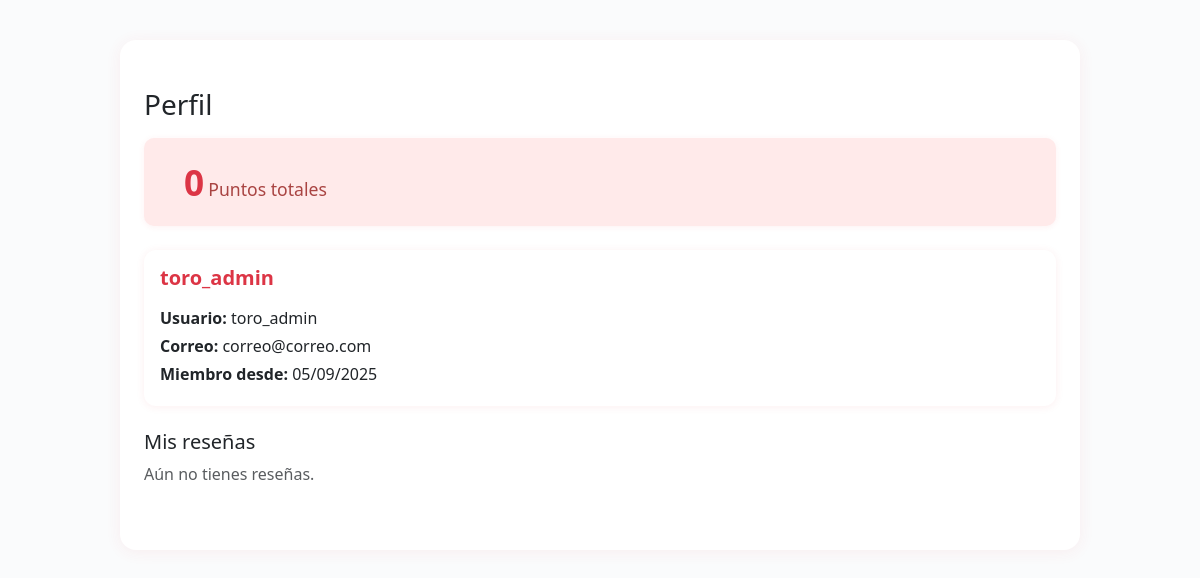
/accounts/profile/ (signed in), run on an earlier commit of the app's database.
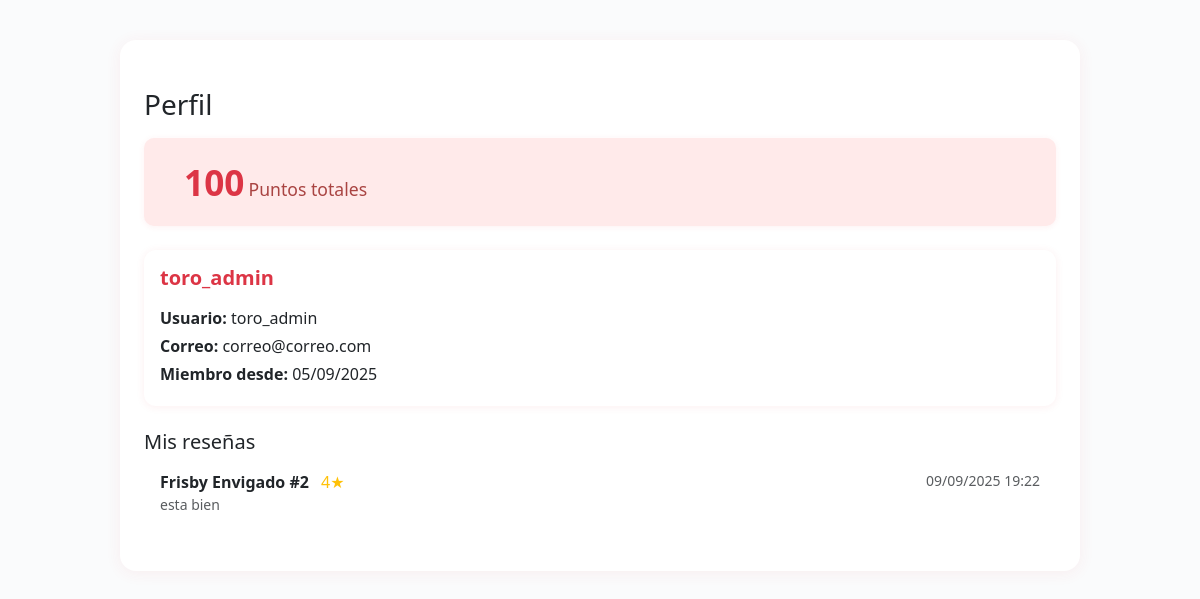
And on a later commit of the database.
### appdely/models.py (models this page shows, shortened)
class Review(models.Model):
    business = models.ForeignKey(Business, on_delete=models.CASCADE)
    user = models.ForeignKey(settings.AUTH_USER_MODEL, on_delete=models.CASCADE)
    rating = models.PositiveSmallIntegerField()  # 1–5
    comment = models.TextField(blank=True, null=True)
    date = models.DateTimeField(auto_now_add=True)
    reply = models.TextField(blank=True, null=True)
    updated_at = models.DateTimeField(auto_now=True)
    reports = models.IntegerField(default=0)

class Business(models.Model):
    business_name = models.CharField(max_length=50)
    address = models.CharField(max_length=100)
    description = models.TextField()
    phone_number = models.CharField(max_length=30)
    email = models.CharField(max_length=50)
    status = models.BooleanField(default=True)
    created_at = models.DateTimeField(auto_now_add=True)
    updated_at = models.DateTimeField(auto_now=True)
    business_type = models.ForeignKey(BusinessType, on_delete=models.CASCADE)
    image_url = models.CharField(max_length=100, blank=True, null=True)

### accounts/views.py (the view)
# urls.py: path('profile/', views.profile, name='profile'),
@login_required
def profile(request):
    user = request.user
    user_reviews = []
    total_points = 0
    try:
        from appdely.models import Review, Point
        user_reviews = Review.objects.filter(user=user).select_related('business').order_by('-date')[:10]
        earned = Point.objects.filter(user=user, movement_type='earn').aggregate(models.Sum('amount'))['amount__sum'] or 0
        redeemed = Point.objects.filter(user=user, movement_type='redeem').aggregate(models.Sum('amount'))['amount__sum'] or 0
        total_points = earned - redeemed
    except Exception:
        pass
    return render(request, 'accounts/profile.html', {
        'user': user,
        'user_reviews': user_reviews,
        'total_points': total_points
    })

### accounts/templates/accounts/profile.html (shortened to what this page needs)
{% load static %}
<!DOCTYPE html>
<html lang="es">
<head>
  <link href="https://cdn.jsdelivr.net/npm/bootstrap@5.3.0/dist/css/bootstrap.min.css" rel="stylesheet">
  <link rel="stylesheet" href="{% static 'accounts/css/profile.css' %}">
</head>
<body>
  <div class="container py-5" style="max-width:960px;">
    <h1 class="h3 mb-3">Perfil</h1>
    <div class="points-box">
      <div>
        <span class="points-value">{{ total_points }}</span>
        <span class="points-label">Puntos totales</span>
      </div>
    </div>
    <div class="card mb-4">
      <div class="card-body">
        <h5 class="card-title mb-3">{{ user.get_full_name|default:user.username }}</h5>
        <p class="mb-1"><strong>Usuario:</strong> {{ user.username }}</p>
        <p class="mb-1"><strong>Correo:</strong> {{ user.email|default:"—" }}</p>
        <p class="mb-1"><strong>Miembro desde:</strong> {{ user.date_joined|date:"d/m/Y" }}</p>
      </div>
    </div>
    <h5>Mis reseñas</h5>
    {% if user_reviews %}
      <ul class="list-group">
        {% for r in user_reviews %}
            <li class="list-group-item d-flex justify-content-between">
                <span>
                    <strong>{{ r.business.business_name }}</strong>
                    <span class="text-warning ms-2">{{ r.rating }}★</span>
                    <div class="text-muted small">{{ r.comment|default:"Sin comentario" }}</div>
                </span>
                <span class="text-muted small">{{ r.date|date:"d/m/Y H:i" }}</span>
            </li>
        {% endfor %}
        </ul>
    {% else %}
      <p class="text-muted">Aún no tienes reseñas.</p>
    {% endif %}
  </div>
</body>
</html>

What changed in the data, as far as the page shows it:
added Review: business.business_name "Frisby Envigado #2", rating "4", comment "esta bien", date "09/09/2025 19:22"
Also different on the page:
{{ total_points }}: "0" → "100"
text no longer shown: "Aún no tienes reseñas."
